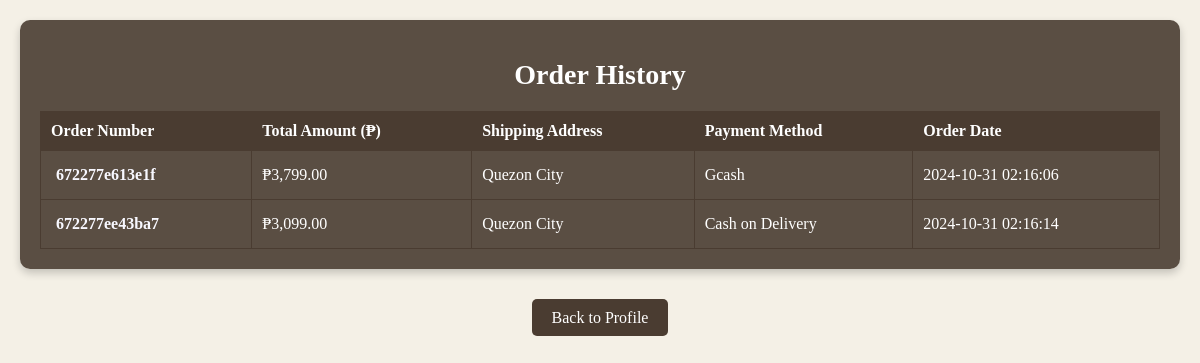
The app's page /WBDV_GRP7/history.php (signed in) with its own data.
### tables this page shows
CREATE TABLE `orders` (
  `order_id` int(11) NOT NULL auto_increment,
  `user_id` int(11) NOT NULL,
  `order_number` varchar(20) NOT NULL,
  `total_price` decimal(10,2) NOT NULL,
  `payment_method` varchar(20) NOT NULL,
  `order_date` timestamp NOT NULL default CURRENT_TIMESTAMP,
  `address` varchar(255) default NULL,
  PRIMARY KEY  (`order_id`),
  UNIQUE KEY `order_number` (`order_number`),
  KEY `user_id` (`user_id`)
);

### WBDV_GRP7/history.php (the view, shortened to what this page needs)
<?php
include 'db_connection.php';
$user_id = $_SESSION['user_id'];
$sql_orders = "SELECT order_number, total_price, address, payment_method, order_date FROM orders WHERE user_id = ?";
$stmt_orders = $conn->prepare($sql_orders);
$stmt_orders->bind_param("i", $user_id);
$stmt_orders->execute();
$stmt_orders->store_result();
$stmt_orders->bind_result($order_number, $total_price, $address, $payment_method, $order_date);
?>
<!DOCTYPE html>
<html lang="en">
<head>
    <link rel="stylesheet" href="history_styles.css">
</head>
<body>
    <div class="history-container">
        <h1>Order History</h1>
        <?php if ($stmt_orders->num_rows > 0): ?>
            <table>
                <thead>
                    <tr>
                        <th>Order Number</th>
                        <th>Total Amount (₱)</th>
                        <th>Shipping Address</th>
                        <th>Payment Method</th>
                        <th>Order Date</th>
                    </tr>
                </thead>
                <tbody>
                    <?php while ($stmt_orders->fetch()): ?>
                        <tr>
                            <td><a href="javascript:void(0);" onclick="showOrderDetails('<?php echo $order_number; ?>')"><?php echo htmlspecialchars($order_number); ?></a></td>
                            <td>₱<?php echo htmlspecialchars(number_format($total_price, 2)); ?></td>
                            <td><?php echo htmlspecialchars($address); ?></td>
                            <td><?php echo htmlspecialchars($payment_method); ?></td>
                            <td><?php echo htmlspecialchars($order_date); ?></td>
                        </tr>
                    <?php endwhile; ?>
                </tbody>
            </table>
        <?php else: ?>
            <p>No orders found.</p>
        <?php endif; ?>
    </div>
    <div class="buttons">
        <a href="profile.php" class="button">Back to Profile</a>
    </div>
</body>
</html>

### WBDV_GRP7/history_styles.css (style rules this page uses)
body { font-family: 'Georgia', serif; background-color: #f4f0e6; background-image: url('https://64.media.tumblr.com/c25d3b2f64c96184584b831fba6bb0e2/tumblr_oyfsbzUOey1r9co7bo1_1280.gifv'); background-size: cover; background-position: center; background-repeat: no-repeat; margin: 0; display: flex; flex-direction: column; min-height: 100vh; overflow-x: hidden; }
.history-container { background-color: rgba(74, 60, 49, 0.9); color: white; margin: 20px; padding: 20px; border-radius: 10px; box-shadow: 0 4px 8px rgba(0, 0, 0, 0.2); backdrop-filter: blur(10px); }
.history-container h1 { font-size: 28px; font-weight: bold; text-align: center; }
.history-container table { width: 100%; border-collapse: collapse; margin-top: 20px; }
.history-container th, .history-container td { border: 1px solid #4a3c31; padding: 10px; text-align: left; }
.history-container th { background-color: #4a3c31; color: white; }
.history-container td a { color: #f8f8ff; text-decoration: none; }
.history-container td a { color: #f8f8ff; text-decoration: none; font-weight: bold; display: inline-block; padding: 5px; border-radius: 5px; transition: background-color 0.3s ease; }
.buttons { margin-top: 20px; text-align: center; }
.buttons .button { background-color: #4a3c31; color: white; padding: 10px 20px; border: none; border-radius: 5px; cursor: pointer; text-decoration: none; font-size: 16px; transition: background-color 0.3s ease, transform 0.3s ease; }

### records on screen
orders: order_number "672277e613e1f", total_price "3,799.00", address "Quezon City", payment_method "Gcash", order_date "2024-10-31 02:16:06"
orders: order_number "672277ee43ba7", total_price "3,099.00", address "Quezon City", payment_method "Cash on Delivery", order_date "2024-10-31 02:16:14"
